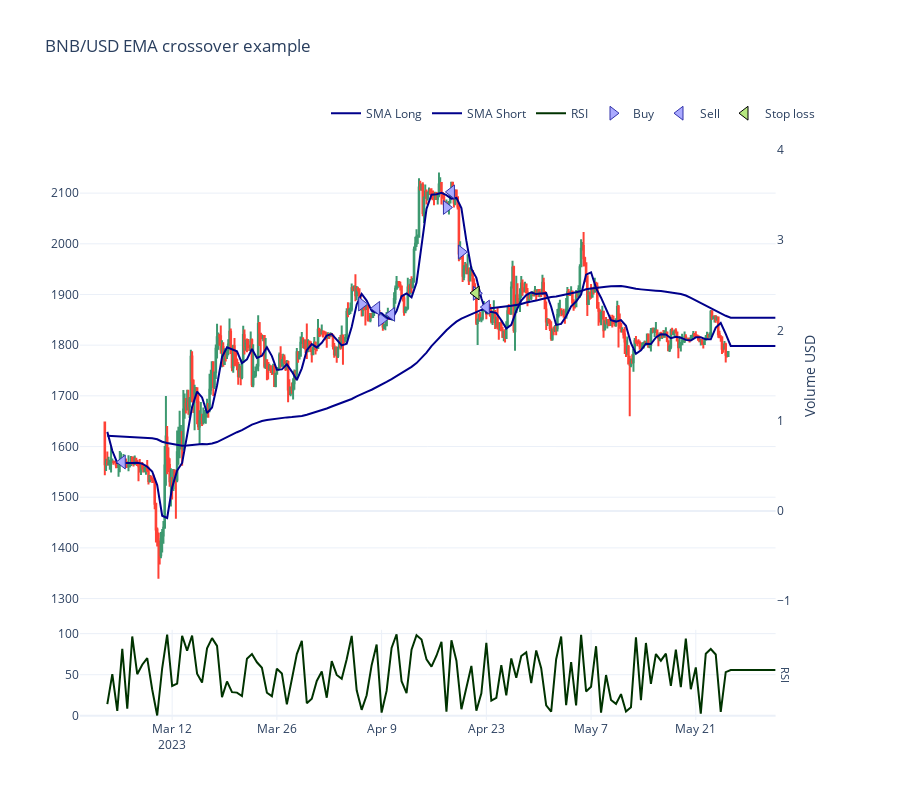

The code cell stored with this chart in its notebook:
### Code cell
ma_long = 216
ma_short = 9
rsi_cutt = 13
atr_distance = 2

import numpy as np


def get_signals(candles):
    close = candles["close"].iloc[-1]
    low = candles["low"].iloc[-1]

    # Calculate indicators
    sma_short = ta.sma(candles["close"], length=ma_short)
    sma_short = ta.sma(candles["close"], length=ma_short).iloc[-1]
    sma_long = ta.sma(candles["close"], length=ma_long).iloc[-1]
    rsi = ta.rsi(candles["close"], length=2).iloc[-1]
    atr = ta.atr(candles["high"], candles["low"], candles["close"], length=14).iloc[-1]

    # Calculate signals
    entry = close >= sma_long and rsi <= rsi_cutt
    exit = close > sma_short
    sl = low - atr * atr_distance
    sl_pct = float(round(sl / candles["open"].iloc[-1], 2))

    indicators = {
        "sma_short": sma_short,
        "sma_long": sma_long,
        "rsi": rsi,
        "atr": atr,
    }
    return entry, exit, sl_pct, indicators


def calculate_size(state, close):
    cash = state.portfolio.get_current_cash()
    return cash * 0.99


def loop(timestamp, universe, state, pricing_model, cycle_debug_data):
    # The pair we are trading
    trades = []
    pair = universe.pairs.get_single()
    pair.fee = 0.0050

    candles: pd.DataFrame = universe.candles.get_single_pair_data(
        timestamp, sample_count=ma_long
    )

    if len(candles) < ma_long:
        # Backtest starting.
        # By default get_single_pair_data() returns the candles prior to the `timestamp`,
        # the behavior can be changed with get_single_pair_data(allow_current=True).
        # At the start of the backtest, we do not have any previous candle available yet,
        # so we cannot ask the the close price.
        return trades

    current_price = candles["close"].iloc[-1]

    entry, exit, sl, indicators = get_signals(candles)

    # Create a position manager helper class that allows us easily to create
    # opening/closing trades for different positions
    position_manager = PositionManager(timestamp, universe, state, pricing_model)
    buy_amount = calculate_size(state, current_price)

    if not position_manager.is_any_open():
        if entry:
            trades += position_manager.open_1x_long(pair, buy_amount, stop_loss_pct=sl)
    else:
        if exit:
            trades += position_manager.close_all()

    plot(state, timestamp, indicators)

    return trades


start_at = datetime.datetime(2023, 3, 3)
end_at = datetime.datetime(2023, 6, 1)


backtester.backtest(start_at, end_at, loop)
#backtester.stats()
# backtester.general_stats()
backtester.plot()

### Figure 1 — Plotly figure (JSON) as saved in the notebook; plotly's stock layout.template omitted (floating-point values rounded to 4 significant figures; data arrays with more than 128 entries replaced by an {"elided": "..."} marker saying what was removed)
{"data": [{"marker": {"color": "rgba(128,128,128,0.5)"}, "showlegend": false, "type": "bar", "x": {"elided": "501 str values"}, "xaxis": "x", "y": {"elided": "501 null values"}, "yaxis": "y2"}, {"close": {"elided": "501 float values"}, "high": {"elided": "501 float values"}, "hoverinfo": "text", "low": {"elided": "501 float values"}, "open": {"elided": "501 float values"}, "showlegend": false, "text": {"elided": "501 str values"}, "type": "candlestick", "x": {"elided": "501 str values"}, "xaxis": "x", "yaxis": "y"}, {"line": {"color": "darkblue", "shape": "linear"}, "mode": "lines", "name": "SMA Long", "type": "scatter", "x": {"elided": "135 str values"}, "xaxis": "x", "y": {"elided": "135 float values"}, "yaxis": "y"}, {"line": {"color": "darkblue", "shape": "linear"}, "mode": "lines", "name": "SMA Short", "type": "scatter", "x": {"elided": "135 str values"}, "xaxis": "x", "y": {"elided": "135 float values"}, "yaxis": "y"}, {"line": {"color": "#003300", "shape": "linear"}, "mode": "lines", "name": "RSI", "type": "scatter", "x": {"elided": "135 str values"}, "xaxis": "x2", "y": {"elided": "135 float values"}, "yaxis": "y3"}, {"hoverinfo": "text", "marker": {"color": "#aaaaff", "line": {"color": "#3333aa", "width": 1}, "size": 12, "symbol": "triangle-right"}, "mode": "markers", "name": "Buy", "text": ["Buy WETH<br><br>Executed at: 2023-04-06 08:00:00<br>Value: 9450.9622 USD<br>Quantity: 4.999104 WETH<br><br>Mid-price: 1881.1257 WETH / USD<br>Executed at price: 1890.5314 WETH / USD<br>Estimated execution price: 1890.5314 WETH / USD<br><br>Fees paid: $47.25<br>Fees planned: $47.25<br>Fees: 0.0050 %", "Buy WETH<br><br>Executed at: 2023-04-09 00:00:00<br>Value: 9316.2738 USD<br>Quantity: 5.009339 WETH<br><br>Mid-price: 1850.5284 WETH / USD<br>Executed at price: 1859.7810 WETH / USD<br>Estimated execution price: 1859.7810 WETH / USD<br><br>Fees paid: $46.58<br>Fees planned: $46.58<br>Fees: 0.0050 %", "Buy WETH<br><br>Executed at: 2023-04-17 16:00:00<br>Value: 9274.8598 USD<br>Quantity: 4.454676 WETH<br><br>Mid-price: 2071.6918 WETH / USD<br>Executed at price: 2082.0503 WETH / USD<br>Estimated execution price: 2082.0503 WETH / USD<br><br>Fees paid: $46.37<br>Fees planned: $46.37<br>Fees: 0.0050 %", "Buy WETH<br><br>Executed at: 2023-04-19 16:00:00<br>Value: 9318.1097 USD<br>Quantity: 4.673483 WETH<br><br>Mid-price: 1983.9062 WETH / USD<br>Executed at price: 1993.8257 WETH / USD<br>Estimated execution price: 1993.8257 WETH / USD<br><br>Fees paid: $46.59<br>Fees planned: $46.59<br>Fees: 0.0050 %", "Buy WETH<br><br>Executed at: 2023-04-21 16:00:00<br>Value: 8853.3173 USD<br>Quantity: 4.630824 WETH<br><br>Mid-price: 1902.3117 WETH / USD<br>Executed at price: 1911.8233 WETH / USD<br>Estimated execution price: 1911.8233 WETH / USD<br><br>Fees paid: $44.27<br>Fees planned: $44.27<br>Fees: 0.0050 %"], "type": "scatter", "x": ["2023-04-06T08:00:00", "2023-04-09T00:00:00", "2023-04-17T16:00:00", "2023-04-19T16:00:00", "2023-04-21T16:00:00"], "xaxis": "x", "y": [1881.0, 1851.0, 2072.0, 1984.0, 1902.0], "yaxis": "y"}, {"hoverinfo": "text", "marker": {"color": "#aaaaff", "line": {"color": "#3333aa", "width": 1}, "size": 12, "symbol": "triangle-left"}, "mode": "markers", "name": "Sell", "text": ["Sell WETH<br><br>Executed at: 2023-03-05 08:00:00<br>Value: 9446.4265 USD<br>Quantity: 6.049464 WETH<br><br>Mid-price: 1569.3781 WETH / USD<br>Executed at price: 1561.5312 WETH / USD<br>Estimated execution price: 1561.5312 WETH / USD<br><br>Fees paid: $47.47<br>Fees planned: $47.47<br>Fees: 0.0050 %", "Sell WETH<br><br>Executed at: 2023-04-08 08:00:00<br>Value: 9314.9133 USD<br>Quantity: 4.999104 WETH<br><br>Mid-price: 1872.6801 WETH / USD<br>Executed at price: 1863.3167 WETH / USD<br>Estimated execution price: 1863.3167 WETH / USD<br><br>Fees paid: $46.81<br>Fees planned: $46.81<br>Fees: 0.0050 %", "Sell WETH<br><br>Executed at: 2023-04-10 08:00:00<br>Value: 9274.4414 USD<br>Quantity: 5.009339 WETH<br><br>Mid-price: 1860.7338 WETH / USD<br>Executed at price: 1851.4301 WETH / USD<br>Estimated execution price: 1851.4301 WETH / USD<br><br>Fees paid: $46.61<br>Fees planned: $46.61<br>Fees: 0.0050 %", "Sell WETH<br><br>Executed at: 2023-04-18 08:00:00<br>Value: 9318.5466 USD<br>Quantity: 4.454676 WETH<br><br>Mid-price: 2102.3691 WETH / USD<br>Executed at price: 2091.8572 WETH / USD<br>Estimated execution price: 2091.8572 WETH / USD<br><br>Fees paid: $46.83<br>Fees planned: $46.83<br>Fees: 0.0050 %", "Sell WETH<br><br>Executed at: 2023-04-23 00:00:00<br>Value: 8639.9160 USD<br>Quantity: 4.630824 WETH<br><br>Mid-price: 1875.1160 WETH / USD<br>Executed at price: 1865.7405 WETH / USD<br>Estimated execution price: 1865.7405 WETH / USD<br><br>Fees paid: $43.42<br>Fees planned: $43.42<br>Fees: 0.0050 %"], "type": "scatter", "x": ["2023-03-05T08:00:00", "2023-04-08T08:00:00", "2023-04-10T08:00:00", "2023-04-18T08:00:00", "2023-04-23T00:00:00"], "xaxis": "x", "y": [1569.0, 1873.0, 1861.0, 2102.0, 1875.0], "yaxis": "y"}, {"hoverinfo": "text", "marker": {"line": {"color": "black", "width": 1}, "size": 12, "symbol": "triangle-left"}, "mode": "markers", "name": "Stop loss", "text": ["Stop loss WETH<br><br>Trigger was at 1904.5500 WETH / USD<br><br>Executed at: 2023-04-21 15:00:00<br>Value: 8848.6224 USD<br>Quantity: 4.673483 WETH<br><br>Mid-price: 1902.8824 WETH / USD<br>Executed at price: 1893.3680 WETH / USD<br>Estimated execution price: 1893.3680 WETH / USD<br><br>Fees paid: $44.47<br>Fees planned: $44.47<br>Fees: 0.0050 %"], "type": "scatter", "x": ["2023-04-21T15:00:00"], "xaxis": "x", "y": [1903.0], "yaxis": "y"}, {"hoverinfo": "text", "marker": {"line": {"color": "black", "width": 1}, "size": 12, "symbol": "triangle-left"}, "mode": "markers", "name": "Take profit", "text": [], "type": "scatter", "x": [], "xaxis": "x", "y": [], "yaxis": "y"}], "layout": {"annotations": [{"font": {"size": 11}, "showarrow": false, "text": "RSI", "textangle": 90, "x": 0.94, "xanchor": "left", "xref": "paper", "y": 0.07917, "yanchor": "middle", "yref": "paper"}], "height": 800, "legend": {"orientation": "h", "x": 1, "xanchor": "right", "y": 1.09, "yanchor": "top"}, "margin": {"t": 150}, "title": {"text": "BNB/USD EMA crossover example", "y": 0.95}, "xaxis": {"anchor": "y", "domain": [0, 0.94], "matches": "x2", "rangeslider": {"visible": false}, "showticklabels": false}, "xaxis2": {"anchor": "y3", "domain": [0, 0.94], "rangeslider": {"visible": false}}, "yaxis": {"anchor": "x", "domain": [0.2083, 1]}, "yaxis2": {"anchor": "x", "overlaying": "y", "showgrid": false, "side": "right", "title": {"text": "Volume USD"}}, "yaxis3": {"anchor": "x2", "domain": [0, 0.1583]}}}
